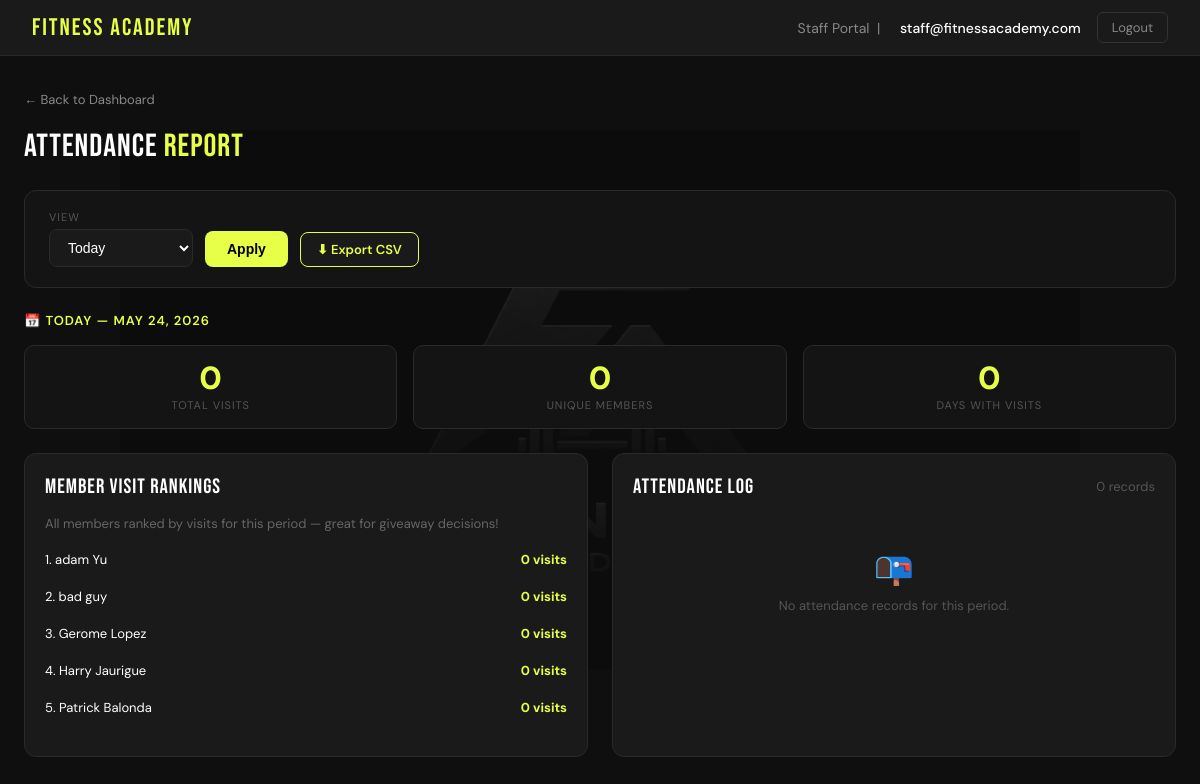
Page /attendance_report.php (signed in) on the committed database.
### tables this page shows
CREATE TABLE `members` (
  `member_id` int(11) NOT NULL,
  `first_name` varchar(50) NOT NULL,
  `last_name` varchar(50) NOT NULL,
  `contact_number` varchar(20) DEFAULT NULL,
  `gender` enum('Male','Female','Other') DEFAULT NULL,
  `created_at` timestamp NOT NULL DEFAULT current_timestamp(),
  `profile_photo` varchar(255) DEFAULT NULL
);

### attendance_report.php (the view, shortened to what this page needs)
<?php include "config.php"; ?>
<?php
$filter_type = $_GET['filter_type'] ?? 'today';
$date_from   = $_GET['date_from']   ?? date('Y-m-d');
$date_to     = $_GET['date_to']     ?? date('Y-m-d');
$month       = $_GET['month']       ?? date('Y-m');
if ($filter_type === 'today') {
    $date_from = $date_to = date('Y-m-d');
} elseif ($filter_type === 'this_week') {
    $date_from = date('Y-m-d', strtotime('monday this week'));
    $date_to   = date('Y-m-d');
} elseif ($filter_type === 'this_month') {
    $date_from = date('Y-m-01');
    $date_to   = date('Y-m-d');
} elseif ($filter_type === 'month_pick') {
    $date_from = $month . '-01';
    $date_to   = date('Y-m-t', strtotime($date_from));
} elseif ($filter_type === 'custom') {
}
$log_stmt = $conn->prepare("
    SELECT a.attendance_id, a.date, a.time_in, a.time_out,
           m.member_id, m.first_name, m.last_name
    FROM attendance a
    JOIN members m ON m.member_id = a.member_id
    WHERE a.date BETWEEN ? AND ?
    ORDER BY a.date DESC, a.time_in DESC
");
$log_stmt->bind_param("ss", $date_from, $date_to);
$log_stmt->execute();
$log = $log_stmt->get_result();
$summary_stmt = $conn->prepare("
    SELECT m.member_id, m.first_name, m.last_name,
           COUNT(a.attendance_id) AS visit_count,
           MAX(a.date) AS last_visit
    FROM members m
    JOIN user_account u ON u.member_id = m.member_id
    LEFT JOIN attendance a ON a.member_id = m.member_id AND a.date BETWEEN ? AND ?
    WHERE u.role = 'member'
    GROUP BY m.member_id
    ORDER BY visit_count DESC, m.first_name ASC
");
$summary_stmt->bind_param("ss", $date_from, $date_to);
$summary_stmt->execute();
$summary = $summary_stmt->get_result();
$total_visits_stmt = $conn->prepare("SELECT COUNT(*) as c FROM attendance WHERE date BETWEEN ? AND ?");
$total_visits_stmt->bind_param("ss", $date_from, $date_to);
$total_visits_stmt->execute();
$total_visits = $total_visits_stmt->get_result()->fetch_assoc()['c'];
$unique_members_stmt = $conn->prepare("SELECT COUNT(DISTINCT member_id) as c FROM attendance WHERE date BETWEEN ? AND ?");
$unique_members_stmt->bind_param("ss", $date_from, $date_to);
$unique_members_stmt->execute();
$unique_members = $unique_members_stmt->get_result()->fetch_assoc()['c'];
$unique_days_stmt = $conn->prepare("SELECT COUNT(DISTINCT date) as c FROM attendance WHERE date BETWEEN ? AND ?");
$unique_days_stmt->bind_param("ss", $date_from, $date_to);
$unique_days_stmt->execute();
$unique_days = $unique_days_stmt->get_result()->fetch_assoc()['c'];
$period_labels = [
    'today'      => 'Today — ' . date('F d, Y'),
    'this_week'  => 'This Week (' . date('M d', strtotime($date_from)) . ' – ' . date('M d, Y') . ')',
    'this_month' => 'This Month — ' . date('F Y'),
    'month_pick' => date('F Y', strtotime($date_from)),
    'custom'     => date('M d, Y', strtotime($date_from)) . ' – ' . date('M d, Y', strtotime($date_to)),
];
$period_label = $period_labels[$filter_type] ?? '';
?>
<!DOCTYPE html>
<html>
<head>
    <link rel="stylesheet" href="style.css">
</head>
<body>
<div class="navbar">
    <div class="navbar-logo">Fitness Academy</div>
    <div class="navbar-user">
        <?php echo ucfirst($_SESSION['role']); ?> Portal &nbsp;|&nbsp;
        <span><?php echo htmlspecialchars($_SESSION['email']); ?></span>
        <a href="logout.php" class="logout-btn">Logout</a>
    </div>
</div>
<div class="container">
    <?php
    $back_url = in_array($_SESSION['role'], ['owner', 'manager']) ? 'owner_dashboard.php' : 'staff_dashboard.php';
    ?>
    <a href="<?php echo $back_url; ?>" class="back-link">← Back to Dashboard</a>
    <div class="page-title">Attendance <span>Report</span></div>
    <form method="GET" id="filter-form">
        <div class="filter-bar">
            <div class="filter-group">
                <label>View</label>
                <select name="filter_type" id="filter-type" onchange="toggleDateInputs(this.value)">
                    <option value="today"      <?php echo $filter_type === 'today'      ? 'selected' : ''; ?>>Today</option>
                </select>
            </div>
            <button type="submit" class="btn-filter">Apply</button>
            <a class="export-link" href="?<?php echo http_build_query(array_merge($_GET, ['export_csv' => 1])); ?>">
                ⬇ Export CSV
            </a>
        </div>
    </form>
    <div class="period-heading">📅 <?php echo $period_label; ?></div>
    <div class="stat-row">
        <div class="stat-mini">
            <div class="num"><?php echo $total_visits; ?></div>
            <div class="lbl">Total Visits</div>
        </div>
        <div class="stat-mini">
            <div class="num"><?php echo $unique_members; ?></div>
            <div class="lbl">Unique Members</div>
        </div>
        <div class="stat-mini">
            <div class="num"><?php echo $unique_days; ?></div>
            <div class="lbl">Days with Visits</div>
        </div>
    </div>
    <div class="grid-2">
        <div class="card">
            <div class="section-title">Member Visit Rankings</div>
            <p style="color:#666; font-size:13px; margin-bottom:1.2rem;">
                All members ranked by visits for this period — great for giveaway decisions!
            </p>
            <?php
            $summary_rows = [];
            while ($sr = $summary->fetch_assoc()) $summary_rows[] = $sr;
            $medals = ['🥇', '🥈', '🥉'];
            $rank = 0;
            foreach ($summary_rows as $sr):
                $rank++;
            ?>
                <div class="visit-bar-wrap <?php echo $sr['visit_count'] == 0 ? 'zero-visits' : ''; ?>">
                    <div class="visit-bar-label">
                        <span class="vname">
                            <?php echo isset($medals[$rank - 1]) && $sr['visit_count'] > 0 ? $medals[$rank - 1] . ' ' : ($rank . '. '); ?>
                            <?php echo htmlspecialchars($sr['first_name'] . ' ' . $sr['last_name']); ?>
                        </span>
                        <span class="vcount"><?php echo $sr['visit_count']; ?> visit<?php echo $sr['visit_count'] !== '1' ? 's' : ''; ?></span>
                    </div>
                    <div class="visit-bar-track">
                    </div>
                </div>
            <?php endforeach; ?>
        </div>
        <div class="card">
            <div class="section-header">
                <div class="section-title" style="margin-bottom:0;">Attendance Log</div>
                <span style="color:#555; font-size:13px;"><?php echo $log->num_rows; ?> record<?php echo $log->num_rows !== 1 ? 's' : ''; ?></span>
            </div>
            <?php if ($log->num_rows > 0): ?>
                <input type="text" class="log-search" id="log-search" placeholder="🔍  Search by member name..." oninput="filterLog()">
                <table>
                    <thead>
                        <tr><th>Member</th><th>Date</th><th>Time In</th><th>Time Out</th></tr>
                    </thead>
                    <tbody>
                        <?php
                        $log->data_seek(0);
                        while ($lr = $log->fetch_assoc()):
                        ?>
                            <tr class="log-row" data-name="<?php echo strtolower($lr['first_name'] . ' ' . $lr['last_name']); ?>">
                                <td>
                                    <?php echo htmlspecialchars($lr['first_name'] . ' ' . $lr['last_name']); ?>
                                    <span style="color:#555; font-size:11px; display:block;">#<?php echo $lr['member_id']; ?></span>
                                </td>
                                <td><?php echo date('M d, Y', strtotime($lr['date'])); ?></td>
                                <td style="color:#4caf50;"><?php echo date('h:i A', strtotime($lr['time_in'])); ?></td>
                                <td><?php echo $lr['time_out'] ? date('h:i A', strtotime($lr['time_out'])) : '<span style="color:#555;">—</span>'; ?></td>
                            </tr>
                        <?php endwhile; ?>
                    </tbody>
                </table>
                <p id="no-log-results" style="display:none; color:#555; font-size:13px; margin-top:10px;">No records match your search.</p>
            <?php else: ?>
                <div style="text-align:center; padding:2rem 0;">
                    <div style="font-size:2rem; margin-bottom:0.5rem;">📭</div>
                    <p style="color:#555; font-size:13px;">No attendance records for this period.</p>
                </div>
            <?php endif; ?>
        </div>
    </div>
</div>
</body>
</html>

### style.css (style rules this page uses)
* { box-sizing: border-box; margin: 0; padding: 0; }
body { background: #0f0f0f; color: #fff; font-family: 'DM Sans', sans-serif; min-height: 100vh; }
body::after { content: ''; position: fixed; inset: 0; background: url('fa_logo_long.png') center center no-repeat; background-size: 80%; opacity: 0.2; pointer-events: none; z-index: 0; }
.container { position: relative; z-index: 1; }
.navbar { position: relative; z-index: 2; }
.navbar { background: #1a1a1a; border-bottom: 1px solid #2a2a2a; padding: 0.75rem 2rem; display: flex; justify-content: space-between; align-items: center; }
.navbar-logo { font-family: 'Bebas Neue', sans-serif; font-size: 1.5rem; color: #e8ff47; letter-spacing: 2px; }
.navbar-user { display: flex; align-items: center; gap: 1rem; font-size: 14px; color: #888; }
.navbar-user span { color: #fff; font-weight: 500; }
.logout-btn { background: none; border: 1px solid #333; color: #888; padding: 6px 14px; border-radius: 6px; cursor: pointer; font-family: 'DM Sans', sans-serif; font-size: 13px; text-decoration: none; transition: border-color 0.2s, color 0.2s; }
.container { max-width: 1200px; margin: 2rem auto; padding: 0 1.5rem; }
.page-title { font-family: 'Bebas Neue', sans-serif; font-size: 2rem; color: #fff; letter-spacing: 1px; margin-bottom: 1.5rem; }
.page-title span { color: #e8ff47; }
.grid-2 { display: grid; grid-template-columns: 1fr 1fr; gap: 1.5rem; margin-bottom: 1.5rem; }
.card { background: #1a1a1a; border: 1px solid #2a2a2a; border-radius: 12px; padding: 1.25rem; }
.section-title { font-family: 'Bebas Neue', sans-serif; font-size: 1.3rem; color: #fff; letter-spacing: 1px; margin-bottom: 1rem; }

### attendance_report.php (style rules this page uses)
.filter-bar { background: #141414; border: 1px solid #2a2a2a; border-radius: 12px; padding: 1.2rem 1.5rem; margin-bottom: 1.5rem; display: flex; flex-wrap: wrap; gap: 12px; align-items: flex-end; }
.filter-group { display: flex; flex-direction: column; gap: 5px; }
.filter-group label { font-size: 11px; color: #555; text-transform: uppercase; letter-spacing: 1px; }
.filter-group select, .filter-group input[type="date"], .filter-group input[type="month"] { background: #1a1a1a; color: #fff; border: 1px solid #2a2a2a; padding: 9px 14px; border-radius: 8px; font-size: 14px; outline: none; cursor: pointer; }
.btn-filter { background: #e8ff47; color: #000; border: none; padding: 10px 22px; border-radius: 8px; font-size: 14px; font-weight: 700; cursor: pointer; align-self: flex-end; }
.period-heading { font-size: 13px; color: #e8ff47; text-transform: uppercase; letter-spacing: 1px; margin-bottom: 1rem; font-weight: 600; }
.stat-row { display: flex; gap: 1rem; margin-bottom: 1.5rem; flex-wrap: wrap; }
.stat-mini { flex: 1; min-width: 120px; background: #141414; border: 1px solid #2a2a2a; border-radius: 10px; padding: 1rem 1.2rem; text-align: center; }
.stat-mini .num { font-size: 2rem; font-weight: 800; color: #e8ff47; line-height: 1; }
.stat-mini .lbl { font-size: 11px; color: #555; text-transform: uppercase; letter-spacing: 1px; margin-top: 4px; }
.visit-bar-wrap { margin-bottom: 10px; }
.visit-bar-label { display: flex; justify-content: space-between; font-size: 13px; color: #888; margin-bottom: 4px; }
.visit-bar-label .vname { color: #fff; }
.visit-bar-label .vcount { color: #e8ff47; font-weight: 700; }
.visit-bar-track { background: #1a1a1a; border-radius: 4px; height: 6px; overflow: hidden; }
.zero-visits { color: #333; }
.back-link { display: inline-flex; align-items: center; gap: 6px; color: #888; font-size: 13px; text-decoration: none; margin-bottom: 1.2rem; transition: color 0.2s; }
.export-link { display: inline-block; background: #1a1a1a; color: #e8ff47; border: 1px solid #e8ff47; padding: 8px 16px; border-radius: 8px; font-size: 13px; font-weight: 600; text-decoration: none; cursor: pointer; }
.section-header { display: flex; justify-content: space-between; align-items: center; margin-bottom: 1rem; flex-wrap: wrap; gap: 10px; }

### rows in the picture
members: first_name+last_name "adam Yu", visit_count "0"
members: first_name+last_name "bad guy", visit_count "0"
members: first_name+last_name "Gerome Lopez", visit_count "0"
members: first_name+last_name "Harry Jaurigue", visit_count "0"
members: first_name+last_name "Patrick Balonda", visit_count "0"

### other values in the picture
$_SESSION['role'] "Staff"
$_SESSION['email'] "staff@fitnessacademy.com"
$period_label "TODAY — MAY 24, 2026"
$total_visits "0"
$unique_members "0"
$unique_days "0"
$log->num_rows "0"
